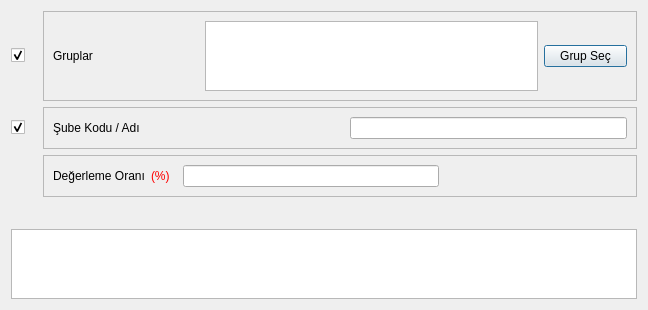
<?xml version="1.0" encoding="UTF-8"?>
<ui version="4.0">
 <class>DMR_YENIDEN_DEGERLEME_BATCH</class>
 <widget class="QDialog" name="DMR_YENIDEN_DEGERLEME_BATCH">
  <property name="geometry">
   <rect>
    <x>0</x>
    <y>0</y>
    <width>648</width>
    <height>304</height>
   </rect>
  </property>
  <property name="sizePolicy">
   <sizepolicy hsizetype="Expanding" vsizetype="Expanding">
    <horstretch>0</horstretch>
    <verstretch>0</verstretch>
   </sizepolicy>
  </property>
  <property name="windowTitle">
   <string>Toplu Yeniden Değerleme</string>
  </property>
  <layout class="QGridLayout" name="gridLayout" columnstretch="10,10,5">
   <item row="0" column="0">
    <widget class="QCheckBox" name="checkBox_gruplar">
     <property name="sizePolicy">
      <sizepolicy hsizetype="Fixed" vsizetype="Fixed">
       <horstretch>0</horstretch>
       <verstretch>0</verstretch>
      </sizepolicy>
     </property>
     <property name="minimumSize">
      <size>
       <width>26</width>
       <height>0</height>
      </size>
     </property>
     <property name="text">
      <string/>
     </property>
     <property name="checked">
      <bool>true</bool>
     </property>
    </widget>
   </item>
   <item row="0" column="1" colspan="2">
    <widget class="QFrame" name="frame">
     <property name="sizePolicy">
      <sizepolicy hsizetype="Expanding" vsizetype="Fixed">
       <horstretch>0</horstretch>
       <verstretch>0</verstretch>
      </sizepolicy>
     </property>
     <property name="frameShape">
      <enum>QFrame::StyledPanel</enum>
     </property>
     <property name="frameShadow">
      <enum>QFrame::Raised</enum>
     </property>
     <layout class="QGridLayout" name="gridLayout_2" columnstretch="1,20,5">
      <item row="0" column="0">
       <widget class="QLabel" name="label_4">
        <property name="sizePolicy">
         <sizepolicy hsizetype="Fixed" vsizetype="Fixed">
          <horstretch>0</horstretch>
          <verstretch>0</verstretch>
         </sizepolicy>
        </property>
        <property name="minimumSize">
         <size>
          <width>146</width>
          <height>0</height>
         </size>
        </property>
        <property name="text">
         <string>Gruplar</string>
        </property>
       </widget>
      </item>
      <item row="0" column="1">
       <widget class="QTextEdit" name="textEdit_gruplar">
        <property name="maximumSize">
         <size>
          <width>16777215</width>
          <height>70</height>
         </size>
        </property>
        <property name="readOnly">
         <bool>true</bool>
        </property>
       </widget>
      </item>
      <item row="0" column="2">
       <widget class="QPushButton" name="pushButton_grup_sec">
        <property name="text">
         <string>Grup Seç</string>
        </property>
        <property name="icon">
         <iconset resource="../e9_icons.qrc">
          <normaloff>:/e9_icons/E9_ICONS/e9_grup.png</normaloff>:/e9_icons/E9_ICONS/e9_grup.png</iconset>
        </property>
       </widget>
      </item>
     </layout>
    </widget>
   </item>
   <item row="1" column="1" colspan="2">
    <widget class="QFrame" name="frame_sube">
     <property name="sizePolicy">
      <sizepolicy hsizetype="Expanding" vsizetype="Fixed">
       <horstretch>0</horstretch>
       <verstretch>0</verstretch>
      </sizepolicy>
     </property>
     <property name="frameShape">
      <enum>QFrame::StyledPanel</enum>
     </property>
     <property name="frameShadow">
      <enum>QFrame::Raised</enum>
     </property>
     <layout class="QGridLayout" name="gridLayout_3" columnstretch="1,10,20">
      <item row="0" column="0">
       <widget class="QLabel" name="label_5">
        <property name="sizePolicy">
         <sizepolicy hsizetype="Fixed" vsizetype="Fixed">
          <horstretch>0</horstretch>
          <verstretch>0</verstretch>
         </sizepolicy>
        </property>
        <property name="minimumSize">
         <size>
          <width>146</width>
          <height>0</height>
         </size>
        </property>
        <property name="text">
         <string>Şube Kodu / Adı</string>
        </property>
       </widget>
      </item>
      <item row="0" column="1">
       <widget class="QSearchEdit" name="searchEdit_sube_kodu">
        <property name="whatsThis">
         <string>Arama widget. </string>
        </property>
        <property name="QSearchEdit" stdset="0">
         <rect>
          <x>0</x>
          <y>0</y>
          <width>100</width>
          <height>100</height>
         </rect>
        </property>
       </widget>
      </item>
      <item row="0" column="2">
       <widget class="QLineEdit" name="lineEdit_sube_ismi"/>
      </item>
     </layout>
    </widget>
   </item>
   <item row="2" column="1" colspan="2">
    <widget class="QFrame" name="frame_2">
     <property name="sizePolicy">
      <sizepolicy hsizetype="Expanding" vsizetype="Fixed">
       <horstretch>0</horstretch>
       <verstretch>0</verstretch>
      </sizepolicy>
     </property>
     <property name="frameShape">
      <enum>QFrame::StyledPanel</enum>
     </property>
     <property name="frameShadow">
      <enum>QFrame::Raised</enum>
     </property>
     <layout class="QGridLayout" name="gridLayout_5" columnstretch="1,10,20,0">
      <item row="0" column="0">
       <widget class="QLabel" name="label_2">
        <property name="sizePolicy">
         <sizepolicy hsizetype="Fixed" vsizetype="Fixed">
          <horstretch>0</horstretch>
          <verstretch>0</verstretch>
         </sizepolicy>
        </property>
        <property name="text">
         <string>Değerleme Oranı</string>
        </property>
       </widget>
      </item>
      <item row="0" column="1">
       <widget class="QLabel" name="label_3">
        <property name="sizePolicy">
         <sizepolicy hsizetype="Fixed" vsizetype="Fixed">
          <horstretch>0</horstretch>
          <verstretch>0</verstretch>
         </sizepolicy>
        </property>
        <property name="styleSheet">
         <string notr="true">color: rgb(255, 0, 0);</string>
        </property>
        <property name="text">
         <string>(%)  </string>
        </property>
       </widget>
      </item>
      <item row="0" column="2">
       <widget class="QCommaEdit" name="commaEdit_degerleme_orani">
        <property name="whatsThis">
         <string>Sayilari formatina(Or:1,000,234.50) donusturur. </string>
        </property>
        <property name="QCommaEdit" stdset="0">
         <rect>
          <x>0</x>
          <y>0</y>
          <width>100</width>
          <height>100</height>
         </rect>
        </property>
       </widget>
      </item>
      <item row="0" column="3">
       <spacer name="horizontalSpacer_2">
        <property name="orientation">
         <enum>Qt::Horizontal</enum>
        </property>
        <property name="sizeHint" stdset="0">
         <size>
          <width>188</width>
          <height>20</height>
         </size>
        </property>
       </spacer>
      </item>
     </layout>
    </widget>
   </item>
   <item row="4" column="2">
    <widget class="QWidget" name="widget_batch_buttons" native="true">
     <property name="sizePolicy">
      <sizepolicy hsizetype="Expanding" vsizetype="Fixed">
       <horstretch>0</horstretch>
       <verstretch>0</verstretch>
      </sizepolicy>
     </property>
    </widget>
   </item>
   <item row="5" column="0" colspan="3">
    <widget class="QTextEdit" name="textEdit_aciklama">
     <property name="sizePolicy">
      <sizepolicy hsizetype="Expanding" vsizetype="Expanding">
       <horstretch>0</horstretch>
       <verstretch>0</verstretch>
      </sizepolicy>
     </property>
     <property name="readOnly">
      <bool>true</bool>
     </property>
    </widget>
   </item>
   <item row="6" column="0">
    <spacer name="verticalSpacer_2">
     <property name="orientation">
      <enum>Qt::Vertical</enum>
     </property>
     <property name="sizeHint" stdset="0">
      <size>
       <width>20</width>
       <height>40</height>
      </size>
     </property>
    </spacer>
   </item>
   <item row="4" column="0" colspan="2">
    <spacer name="horizontalSpacer_3">
     <property name="orientation">
      <enum>Qt::Horizontal</enum>
     </property>
     <property name="sizeHint" stdset="0">
      <size>
       <width>430</width>
       <height>20</height>
      </size>
     </property>
    </spacer>
   </item>
   <item row="1" column="0">
    <widget class="QCheckBox" name="checkBox_sube">
     <property name="sizePolicy">
      <sizepolicy hsizetype="Fixed" vsizetype="Fixed">
       <horstretch>0</horstretch>
       <verstretch>0</verstretch>
      </sizepolicy>
     </property>
     <property name="minimumSize">
      <size>
       <width>26</width>
       <height>0</height>
      </size>
     </property>
     <property name="text">
      <string/>
     </property>
     <property name="checked">
      <bool>true</bool>
     </property>
    </widget>
   </item>
   <item row="3" column="0">
    <spacer name="verticalSpacer">
     <property name="orientation">
      <enum>Qt::Vertical</enum>
     </property>
     <property name="sizeHint" stdset="0">
      <size>
       <width>20</width>
       <height>40</height>
      </size>
     </property>
    </spacer>
   </item>
  </layout>
 </widget>
 <customwidgets>
  <customwidget>
   <class>QCommaEdit</class>
   <extends>QLineEdit</extends>
   <header>QCommaEdit.h</header>
  </customwidget>
  <customwidget>
   <class>QSearchEdit</class>
   <extends>QWidget</extends>
   <header>QSearchEdit.h</header>
  </customwidget>
 </customwidgets>
 <tabstops>
  <tabstop>checkBox_gruplar</tabstop>
  <tabstop>textEdit_gruplar</tabstop>
  <tabstop>pushButton_grup_sec</tabstop>
  <tabstop>checkBox_sube</tabstop>
  <tabstop>searchEdit_sube_kodu</tabstop>
  <tabstop>lineEdit_sube_ismi</tabstop>
  <tabstop>commaEdit_degerleme_orani</tabstop>
  <tabstop>textEdit_aciklama</tabstop>
 </tabstops>
 <resources>
  <include location="../e9_icons.qrc"/>
 </resources>
 <connections/>
</ui>
